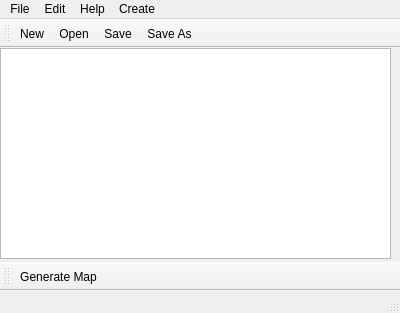
<?xml version="1.0" encoding="UTF-8"?>
<ui version="4.0">
 <class>MainWindow</class>
 <widget class="QMainWindow" name="MainWindow">
  <property name="geometry">
   <rect>
    <x>0</x>
    <y>0</y>
    <width>400</width>
    <height>313</height>
   </rect>
  </property>
  <property name="windowTitle">
   <string>MainWindow</string>
  </property>
  <property name="autoFillBackground">
   <bool>false</bool>
  </property>
  <widget class="QWidget" name="centralWidget">
   <widget class="QTableView" name="tableView">
    <property name="geometry">
     <rect>
      <x>0</x>
      <y>0</y>
      <width>391</width>
      <height>211</height>
     </rect>
    </property>
    <property name="sizePolicy">
     <sizepolicy hsizetype="Expanding" vsizetype="Expanding">
      <horstretch>0</horstretch>
      <verstretch>0</verstretch>
     </sizepolicy>
    </property>
    <property name="sizeAdjustPolicy">
     <enum>QAbstractScrollArea::AdjustToContents</enum>
    </property>
    <property name="dragEnabled">
     <bool>false</bool>
    </property>
    <property name="dragDropOverwriteMode">
     <bool>false</bool>
    </property>
    <property name="dragDropMode">
     <enum>QAbstractItemView::NoDragDrop</enum>
    </property>
    <property name="defaultDropAction">
     <enum>Qt::TargetMoveAction</enum>
    </property>
    <property name="sortingEnabled">
     <bool>true</bool>
    </property>
    <attribute name="horizontalHeaderMinimumSectionSize">
     <number>100</number>
    </attribute>
    <attribute name="horizontalHeaderStretchLastSection">
     <bool>true</bool>
    </attribute>
   </widget>
  </widget>
  <widget class="QMenuBar" name="menuBar">
   <property name="geometry">
    <rect>
     <x>0</x>
     <y>0</y>
     <width>400</width>
     <height>21</height>
    </rect>
   </property>
   <widget class="QMenu" name="menuFile">
    <property name="title">
     <string>File</string>
    </property>
    <addaction name="actionNew"/>
    <addaction name="actionOpen"/>
    <addaction name="separator"/>
    <addaction name="actionSave"/>
    <addaction name="actionSave_As"/>
    <addaction name="separator"/>
    <addaction name="actionClose"/>
   </widget>
   <widget class="QMenu" name="menuEdit">
    <property name="title">
     <string>Edit</string>
    </property>
   </widget>
   <widget class="QMenu" name="menuHelp">
    <property name="title">
     <string>Help</string>
    </property>
    <addaction name="actionAbout"/>
   </widget>
   <widget class="QMenu" name="menuCreate">
    <property name="title">
     <string>Create</string>
    </property>
    <addaction name="actionGenerate_Map_2"/>
   </widget>
   <addaction name="menuFile"/>
   <addaction name="menuEdit"/>
   <addaction name="menuHelp"/>
   <addaction name="menuCreate"/>
  </widget>
  <widget class="QToolBar" name="mainToolBar">
   <attribute name="toolBarArea">
    <enum>TopToolBarArea</enum>
   </attribute>
   <attribute name="toolBarBreak">
    <bool>false</bool>
   </attribute>
   <addaction name="actionNew"/>
   <addaction name="actionOpen"/>
   <addaction name="actionSave"/>
   <addaction name="actionSave_As"/>
  </widget>
  <widget class="QStatusBar" name="statusBar"/>
  <widget class="QToolBar" name="toolBar">
   <property name="windowTitle">
    <string>toolBar</string>
   </property>
   <attribute name="toolBarArea">
    <enum>BottomToolBarArea</enum>
   </attribute>
   <attribute name="toolBarBreak">
    <bool>false</bool>
   </attribute>
   <addaction name="actionGenerate_Map"/>
  </widget>
  <action name="actionNew">
   <property name="icon">
    <iconset resource="Resources.qrc">
     <normaloff>:/Images/Resources/new.png</normaloff>:/Images/Resources/new.png</iconset>
   </property>
   <property name="text">
    <string>New</string>
   </property>
  </action>
  <action name="actionOpen">
   <property name="icon">
    <iconset resource="Resources.qrc">
     <normaloff>:/Images/Resources/open.png</normaloff>:/Images/Resources/open.png</iconset>
   </property>
   <property name="text">
    <string>Open</string>
   </property>
  </action>
  <action name="actionSave">
   <property name="icon">
    <iconset resource="Resources.qrc">
     <normaloff>:/Images/Resources/save.png</normaloff>:/Images/Resources/save.png</iconset>
   </property>
   <property name="text">
    <string>Save</string>
   </property>
  </action>
  <action name="actionSave_As">
   <property name="icon">
    <iconset resource="Resources.qrc">
     <normaloff>:/Images/Resources/save_as.png</normaloff>:/Images/Resources/save_as.png</iconset>
   </property>
   <property name="text">
    <string>Save As</string>
   </property>
  </action>
  <action name="actionGenerate_Map">
   <property name="text">
    <string>Generate Map</string>
   </property>
  </action>
  <action name="actionCMDtable">
   <property name="text">
    <string>CMDtable</string>
   </property>
  </action>
  <action name="actionAbout">
   <property name="text">
    <string>About</string>
   </property>
  </action>
  <action name="actionGenerate_Map_2">
   <property name="text">
    <string>Generate Map</string>
   </property>
  </action>
  <action name="actionClose">
   <property name="text">
    <string>Close</string>
   </property>
  </action>
 </widget>
 <layoutdefault spacing="6" margin="11"/>
 <resources>
  <include location="Resources.qrc"/>
 </resources>
 <connections/>
</ui>
